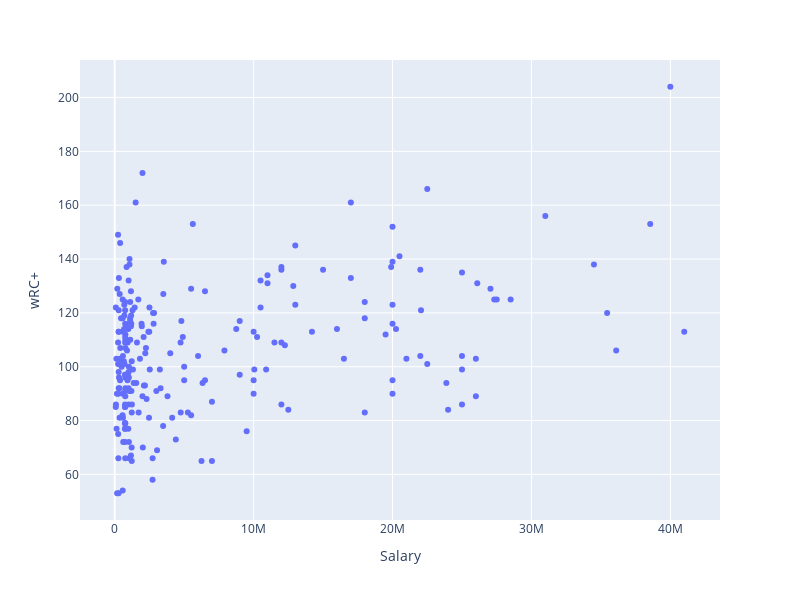

The code cell stored with this chart in its notebook:
### Code cell
fig = px.scatter(df,
                 x = 'Salary',
                 y = 'wRC+',
                 hover_data = 'Name')

fig.update_layout(width = 800,
                  height = 600)

fig.show()

### Figure 1 — Plotly figure (JSON) as saved in the notebook; plotly's stock layout.template omitted (floating-point values rounded to 4 significant figures; data arrays with more than 128 entries replaced by an {"elided": "..."} marker saying what was removed)
{"data": [{"customdata": {"elided": "236x1 str values"}, "hovertemplate": "Salary=%{x}<br>wRC+=%{y}<br>Name=%{customdata[0]}<extra></extra>", "legendgroup": "", "marker": {"color": "#636efa", "symbol": "circle"}, "mode": "markers", "name": "", "orientation": "v", "showlegend": false, "type": "scatter", "x": {"elided": "236 int values"}, "xaxis": "x", "y": {"elided": "236 int values"}, "yaxis": "y"}], "layout": {"height": 600, "legend": {"tracegroupgap": 0}, "margin": {"t": 60}, "width": 800, "xaxis": {"anchor": "y", "domain": [0, 1], "title": {"text": "Salary"}}, "yaxis": {"anchor": "x", "domain": [0, 1], "title": {"text": "wRC+"}}}}
